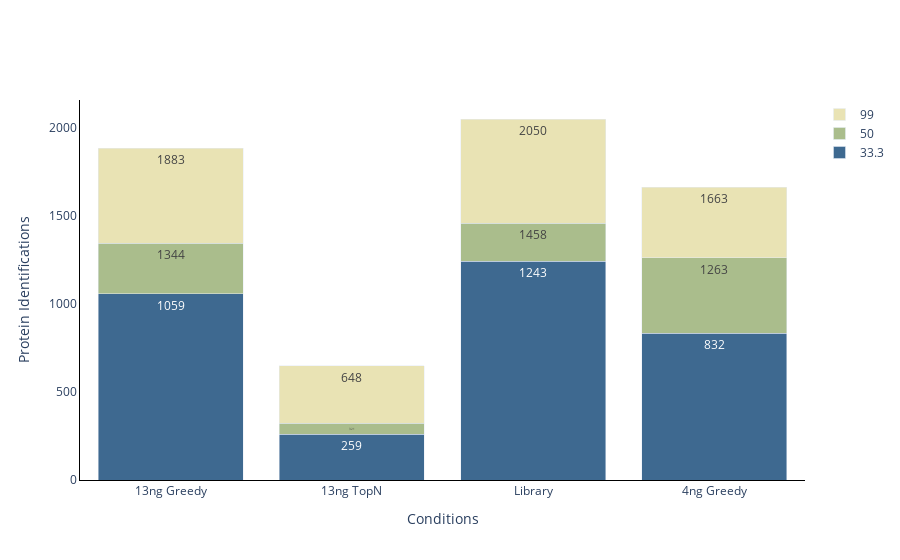

This figure's notebook cell:
### Code cell
#Missing val plot plot(protein and peptides)
# print(saved_settings)
plot_options={
            "mean label": "True",
            "error bar": "ci95", #None, stdev, or ci95
            "X Title": "Conditions",
            "cutoffs": [33.3,50,99],
            "Y Title": "Protein Identifications",
            "color": ["#3E6990", "#7aa8e6","#AABD8C", "#E9E3B4", "#C6878F", "#fac8d3","#F39B6D",  "pink",
                  "orange", "brown", "pink", "gray", "olive", "cyan", "black","red",
                  "yellow","green","blue","indigo","violet"],
            "width": 700,
            "height": 450,
            "font": dict(size=32, family="Arial black"),
            "ID mode": "stacked",#stacked
            "Group By X": "Conditions", #ID_Mode does MS2 vs MBR
        }
plot_options["plot_type"] = "1" # 1 is protein, 2 is peptide
figure ,_ ,_ =Missing_Values_Plots(data_obj, plot_options, saved_settings)
figure.write_image("greedy_missing_val.png", scale=10, width = 1000, height=1000)
figure.show()

### Figure 1 — Plotly figure (JSON) as saved in the notebook; plotly's stock layout.template omitted (floating-point values rounded to 4 significant figures)
{"data": [{"marker": {"color": "#3E6990"}, "name": "33.3", "text": ["1059", "259", "1243", "832"], "type": "bar", "x": ["13ng Greedy", "13ng TopN", "Library", "4ng Greedy"], "y": [1059, 259, 1243, 832]}, {"base": [1059, 259, 1243, 832], "marker": {"color": "#AABD8C"}, "name": "50", "text": ["1344", "321", "1458", "1263"], "type": "bar", "x": ["13ng Greedy", "13ng TopN", "Library", "4ng Greedy"], "y": [285, 62, 215, 431]}, {"base": [1344, 321, 1458, 1263], "marker": {"color": "#E9E3B4"}, "name": "99", "text": ["1883", "648", "2050", "1663"], "type": "bar", "x": ["13ng Greedy", "13ng TopN", "Library", "4ng Greedy"], "y": [539, 327, 592, 400]}], "layout": {"barmode": "stack", "paper_bgcolor": "rgba(255,255,255,255)", "plot_bgcolor": "rgba(255, 255, 255, 255)", "xaxis": {"categoryarray": ["13ng Greedy", "13ng TopN", "Library", "4ng Greedy"], "categoryorder": "array", "linecolor": "black", "linewidth": 1, "showline": true, "title": {"text": "Conditions"}}, "yaxis": {"linecolor": "black", "linewidth": 1, "showline": true, "title": {"text": "Protein Identifications"}}}}
